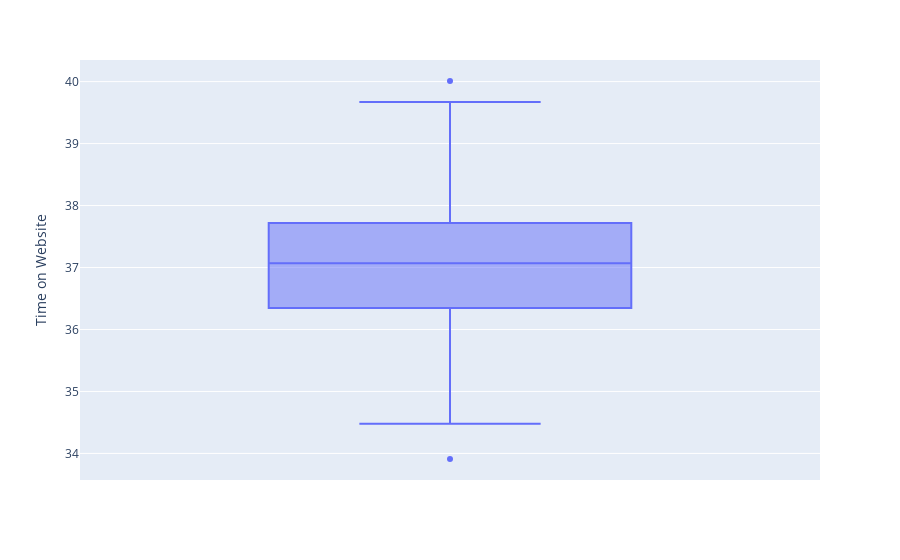

Write notebook code for a chart like this one.
### Code cell
# Check and eliminate outlier
px.box(df, y = 'Time on Website' )

### Figure 1 — Plotly figure (JSON) as saved in the notebook; plotly's stock layout.template omitted (floating-point values rounded to 4 significant figures; data arrays with more than 128 entries replaced by an {"elided": "..."} marker saying what was removed)
{"data": [{"alignmentgroup": "True", "hovertemplate": "Time on Website=%{y}<extra></extra>", "legendgroup": "", "marker": {"color": "#636efa"}, "name": "", "notched": false, "offsetgroup": "", "orientation": "v", "showlegend": false, "type": "box", "x0": " ", "xaxis": "x", "y": {"elided": "500 float values"}, "y0": " ", "yaxis": "y"}], "layout": {"autosize": true, "boxmode": "group", "legend": {"tracegroupgap": 0}, "margin": {"t": 60}, "xaxis": {"anchor": "y", "autorange": true, "domain": [0, 1], "range": [-0.5, 0.5], "type": "category"}, "yaxis": {"anchor": "x", "autorange": true, "domain": [0, 1], "range": [33.57, 40.35], "title": {"text": "Time on Website"}, "type": "linear"}}}
